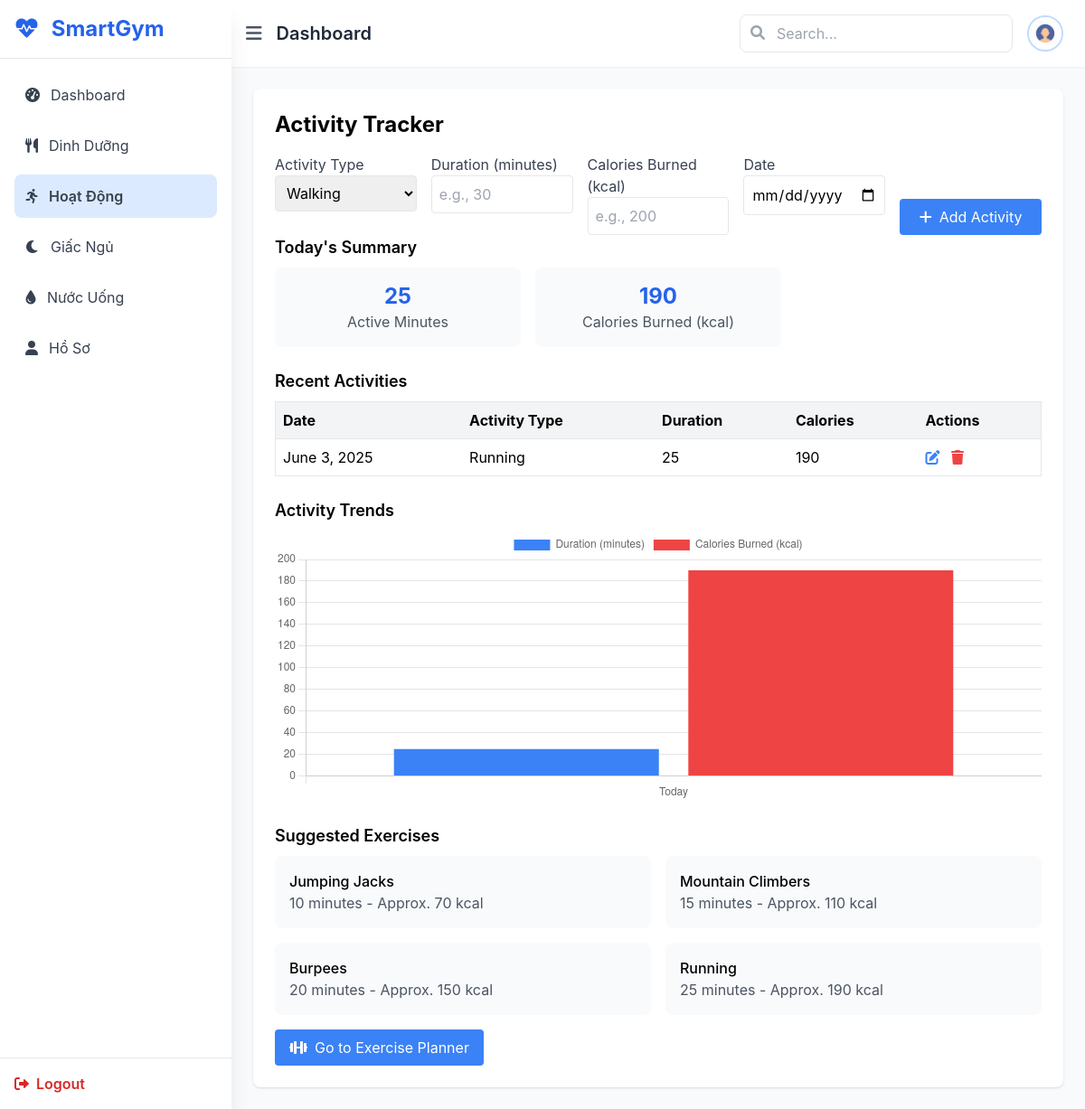
The app's page /activity/ (signed in), older data.
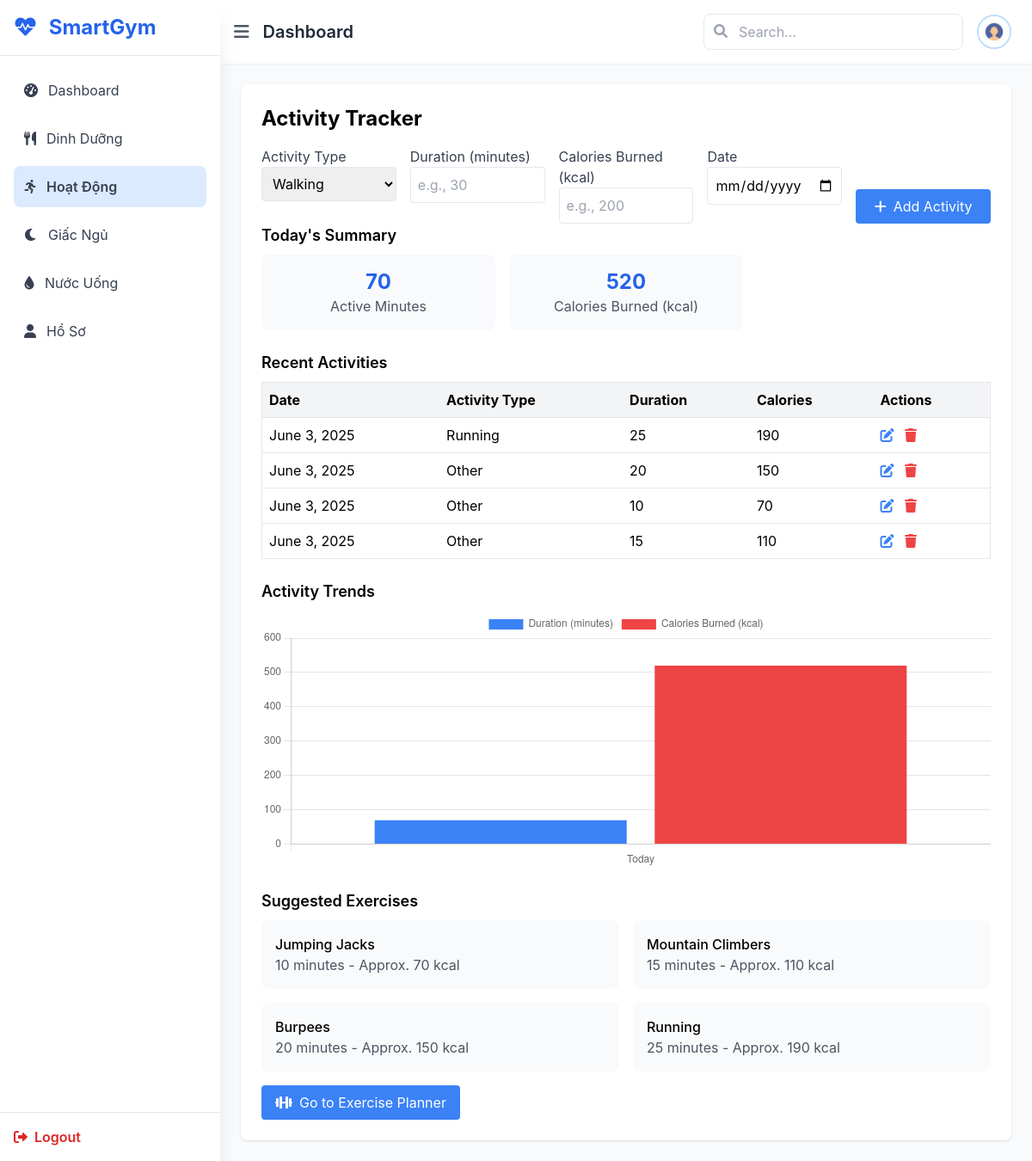
The same page, newer data.
### fitness/models.py (models this page shows, shortened)
class Activity(models.Model):
    user = models.ForeignKey(settings.AUTH_USER_MODEL, on_delete=models.CASCADE)
    activity_type = models.CharField(max_length=50)
    duration_minutes = models.PositiveIntegerField()
    calories_burned = models.PositiveIntegerField()
    date = models.DateField()

class ExerciseSuggestion(models.Model):
    GOAL_CHOICES = [
        ('fat_loss', 'Fat Loss'),
        ('muscle_gain', 'Muscle Gain'),
        ('endurance', 'Endurance'),
        ('flexibility', 'Flexibility'),
        ('fitness', 'General Fitness'),
    ]
    LEVEL_CHOICES = [
        ('beginner', 'Beginner'),
        ('intermediate', 'Intermediate'),
        ('advanced', 'Advanced'),
    ]
    goal = models.CharField(max_length=20, choices=GOAL_CHOICES)
    level = models.CharField(max_length=20, choices=LEVEL_CHOICES)
    bmi_min = models.FloatField()
    bmi_max = models.FloatField()
    name = models.CharField(max_length=100)
    duration = models.IntegerField()  # minutes
    calories_burned = models.IntegerField()

### main/views.py (the view, shortened to what this page needs)
# urls.py: path('activity/', views.activity, name='activity'),
@login_required
def activity(request):
    user = request.user
    today = date.today()
    activities_today = Activity.objects.filter(user=user, date=today)
    summary = activities_today.aggregate(
        total_minutes=Sum('duration_minutes'),
        total_calories=Sum('calories_burned')
    )
    suggested_exercises = []
    try:
        plan = SavedExercisePlan.objects.get(user=user)
        suggested_exercises = ExerciseSuggestion.objects.filter(
            goal=plan.goal,
            level=plan.level,
            duration__lte=plan.duration,
            bmi_min__lte=user.bmi,
            bmi_max__gte=user.bmi
        )[:4]
    except SavedExercisePlan.DoesNotExist:
        pass
    return render(request, 'main/activity.html', {
        'activities_today': activities_today,
        'summary': summary,
        'suggested_exercises': suggested_exercises,
    })

### accounts/models.py (called while the page is built)
    @property
    def bmi(self):
        if self.height_cm and self.weight_kg:
            height_m = self.height_cm / 100
            return round(self.weight_kg / (height_m ** 2), 1)
        return None

### main/templates/main/activity.html (shortened to what this page needs)
{% extends 'main/base.html' %}
{% block content %}
<div class="bg-white p-6 rounded-lg shadow">
    <h2 class="text-2xl font-bold mb-4">Activity Tracker</h2>
    <form method="POST" class="grid grid-cols-1 md:grid-cols-5 gap-4">
        <div>
            <label class="block text-gray-700">Activity Type</label>
            <select name="activity_type" class="w-full p-2 border rounded">
                <option>Walking</option>
            </select>
        </div>
        <div>
            <label class="block text-gray-700">Duration (minutes)</label>
            <input type="number" name="duration" class="w-full p-2 border rounded" placeholder="e.g., 30" required>
        </div>
        <div>
            <label class="block text-gray-700">Calories Burned (kcal)</label>
            <input type="number" name="calories" class="w-full p-2 border rounded" placeholder="e.g., 200" required>
        </div>
        <div>
            <label class="block text-gray-700">Date</label>
            <input type="date" name="date" class="w-full p-2 border rounded" required>
        </div>
        <div class="flex items-end">
            <button type="submit" class="w-full bg-blue-500 text-white px-4 py-2 rounded hover:bg-blue-600">
                <i class="fas fa-plus mr-2"></i>Add Activity
            </button>
        </div>
    </form>
    <div class="mb-6">
        <h3 class="text-lg font-semibold mb-2">Today's Summary</h3>
        <div class="grid grid-cols-1 md:grid-cols-3 gap-4">
            <div class="bg-gray-50 p-4 rounded-lg text-center">
                <p class="text-2xl font-bold text-blue-600">{{ summary.total_minutes|default:0 }}</p>
                <p class="text-gray-600">Active Minutes</p>
            </div>
            <div class="bg-gray-50 p-4 rounded-lg text-center">
                <p class="text-2xl font-bold text-blue-600">{{ summary.total_calories|default:0 }}</p>
                <p class="text-gray-600">Calories Burned (kcal)</p>
            </div>
        </div>
    </div>
<div class="mb-6">
    <h3 class="text-lg font-semibold mb-2">Recent Activities</h3>
    <div class="overflow-x-auto">
        <table class="w-full text-left border border-gray-200">
            <thead class="bg-gray-100">
                <tr>
                    <th class="p-2 border-b">Date</th>
                    <th class="p-2 border-b">Activity Type</th>
                    <th class="p-2 border-b">Duration</th>
                    <th class="p-2 border-b">Calories</th>
                    <th class="p-2 border-b">Actions</th>
                </tr>
            </thead>
            <tbody>
                {% for entry in activities_today %}
                <tr class="border-b hover:bg-gray-50">
                    <td class="p-2">{{ entry.date }}</td>
                    <td class="p-2">{{ entry.activity_type }}</td>
                    <td class="p-2">{{ entry.duration_minutes }}</td>
                    <td class="p-2">{{ entry.calories_burned }}</td>
                    <td class="p-2">
                        <a href="{% url 'edit_activity' entry.id %}" class="text-blue-500 hover:text-blue-700 mr-2">
                            <i class="fas fa-edit"></i>
                        </a>
                        <a href="{% url 'delete_activity' entry.id %}" class="text-red-500 hover:text-red-700">
                            <i class="fas fa-trash"></i>
                        </a>
                    </td>
                </tr>
                {% empty %}
                <tr>
                    <td colspan="5" class="p-2 text-gray-500 text-center">No activities logged today.</td>
                </tr>
                {% endfor %}
            </tbody>
        </table>
    </div>
</div>
    <div class="mb-6">
        <h3 class="text-lg font-semibold mb-2">Activity Trends</h3>
        <div class="chart-container">
            <canvas id="activityChart"></canvas>
        </div>
    </div>
<div>
    <h3 class="text-lg font-semibold mb-2">Suggested Exercises</h3>
    <div class="grid grid-cols-1 md:grid-cols-2 gap-4">
        {% for ex in suggested_exercises %}
        <div class="bg-gray-50 p-4 rounded-lg">
            <h4 class="font-medium">{{ ex.name }}</h4>
            <p class="text-gray-600">{{ ex.duration }} minutes - Approx. {{ ex.calories_burned }} kcal</p>
        </div>
        {% empty %}
        <p class="text-gray-600 col-span-full">No saved exercise plan yet. Please <a href="{% url 'generate_exercises' %}" class="text-blue-600 underline">generate one</a>.</p>
        {% endfor %}
    </div>
     <div class="mt-4">
        <a href="{% url 'generate_exercises' %}">
            <button class="bg-blue-500 text-white px-4 py-2 rounded hover:bg-blue-600">
                <i class="fas fa-dumbbell mr-2"></i>Go to Exercise Planner
            </button>
        </a>
    </div>
</div>
</div>
<script>
    function updateChart() {
        fetch("{% url 'activity-data' %}") // Gọi API Django
            .then(response => response.json())
            .then(data => {
                if (typeof data.total_minutes !== "undefined" && typeof data.total_calories !== "undefined") {
                    activityChart.data.datasets[0].data = [data.total_minutes];  // Cập nhật thời gian tập
                    activityChart.data.datasets[1].data = [data.total_calories];  // Cập nhật calories đốt
                    activityChart.update(); // Cập nhật biểu đồ ngay lập tức
                } else {
                    console.error("Dữ liệu từ API bị lỗi:", data);
                }
            })
            .catch(error => console.error("Lỗi khi lấy dữ liệu từ API:", error)); // Bắt lỗi nếu API gặp sự cố
    }
    document.addEventListener("DOMContentLoaded", function () {
        updateChart(); // Cập nhật biểu đồ khi tải trang
    });
    const activityCtx = document.getElementById("activityChart").getContext("2d");
    const activityChart = new Chart(activityCtx, {
        type: "bar",
        data: {
            labels: ["Today"],
            datasets: [
                {
                    label: "Duration (minutes)",
                    data: [Number("{{ summary.total_minutes|default:0 }}")],
                    backgroundColor: "rgb(59, 130, 246)"
                },
                {
                    label: "Calories Burned (kcal)",
                    data: [Number("{{ summary.total_calories|default:0 }}")],
                    backgroundColor: "rgb(239, 68, 68)"
                }
            ]
        },
        options: {
            responsive: true,
            maintainAspectRatio: false
        }
    });
    document.querySelector("form").addEventListener("submit", function(event) {
        setTimeout(updateChart, 500); // Cập nhật ngay sau khi nhập bài tập mới
    });
</script>
{% endblock %}

### main/templates/main/base.html (shortened to what this page needs)
{% load static %}
<!DOCTYPE html>
<html lang="en">
<head>
    <script src="https://cdn.tailwindcss.com"></script>
    <link href="https://cdnjs.cloudflare.com/ajax/libs/font-awesome/6.0.0/css/all.min.css" rel="stylesheet" />
    <link rel="stylesheet" href="{% static 'css/styles.css' %}">
</head>
<body class="bg-gray-50">
    <div class="flex min-h-screen">
        <div class="sidebar fixed inset-y-0 left-0 w-64 bg-white shadow-xl flex flex-col z-20">
            <div class="p-4 border-b border-gray-200">
                <h1 class="text-2xl font-bold text-blue-600 flex items-center">
                    <a href="/"><i class="fas fa-heartbeat mr-2"></i> SmartGym</a>
                </h1>
            </div>
            <nav class="flex-1 p-4">
                <ul class="space-y-2">
                    <li>
                        <a href="/" class="flex items-center p-3 text-gray-700 hover:bg-blue-50 hover:text-blue-600 rounded-lg transition-colors">
                            <i class="fas fa-tachometer-alt mr-3"></i> Dashboard
                        </a>
                    </li>
                    <li>
                        <a href="/nutrition/"
                            class="flex items-center p-3 text-gray-700 hover:bg-blue-50 hover:text-blue-600 rounded-lg transition-colors">
                            <i class="fas fa-utensils mr-3"></i> Dinh Dưỡng
                        </a>
                    </li>
                    <li>
                        <a href="/activity/"
                            class="flex items-center p-3 text-gray-700 hover:bg-blue-50 hover:text-blue-600 rounded-lg transition-colors">
                            <i class="fas fa-running mr-3"></i> Hoạt Động
                        </a>
                    </li>
                    <li>
                        <a href="/sleep/"
                            class="flex items-center p-3 text-gray-700 hover:bg-blue-50 hover:text-blue-600 rounded-lg transition-colors">
                            <i class="fa-solid fa-moon mr-3"></i> Giấc Ngủ
                        </a>
                    </li>
                    <li>
                        <a href="/water_intake/"
                            class="flex items-center p-3 text-gray-700 hover:bg-blue-50 hover:text-blue-600 rounded-lg transition-colors">
                            <i class="fa-solid fa-droplet mr-3"></i> Nước Uống
                        </a>
                    </li>
                    <li>
                        <a href="/profile/"
                            class="flex items-center p-3 text-gray-700 hover:bg-blue-50 hover:text-blue-600 rounded-lg transition-colors">
                            <i class="fas fa-user mr-3"></i> Hồ Sơ
                        </a>
                    </li>
                </ul>
            </nav>
            <div class="p-4 border-t border-gray-200">
                <form method="POST" action="{% url 'logout' %}">
                    <button type="submit" class="w-full text-left text-red-600 hover:underline font-semibold flex items-center">
                        <i class="fas fa-sign-out-alt mr-2"></i> Logout
                    </button>
                </form>
            </div>
        </div>
        <div class="main-content flex-1 ml-64">
            <header class="bg-white shadow-sm p-4 flex justify-between items-center sticky top-0 z-10">
                <div class="flex items-center">
                    <button id="toggleSidebar" class="mr-4 text-gray-600 hover:text-blue-600">
                        <i class="fas fa-bars text-xl"></i>
                    </button>
                    <h2 class="text-xl font-semibold text-gray-800">Dashboard</h2>
                </div>
                <div class="flex items-center space-x-4">
                    <div class="relative">
                        <input type="text" placeholder="Search..."
                            class="border rounded-lg px-3 py-2 pl-10 focus:outline-none focus:ring-2 focus:ring-blue-500" />
                        <i class="fas fa-search absolute left-3 top-3 text-gray-400"></i>
                    </div>
                    <div class="flex items-center">
                        <img src="{% static 'images/user.jpg' %}" alt="User"
                            class="w-10 h-10 rounded-full border-2 border-blue-200" />
                    </div>
                </div>
            </header>
            <main class="flex-1 p-6 overflow-y-auto">
                {% block content %}{% endblock %}
            </main>
        </div>
    </div>
</body>
</html>

### main/static/css/styles.css (style rules this page uses)
body { font-family: "Inter", sans-serif; }
.sidebar { transition: transform 0.3s ease; transform: translateX(0); }
.main-content { transition: margin-left 0.3s ease; }
.chart-container { position: relative; height: 300px; }

Row changes from the older to the newer data that the page shows:
added Activity: date "June 3, 2025", activity_type "Other", duration_minutes "20", calories_burned "150"
added Activity: date "June 3, 2025", activity_type "Other", duration_minutes "10", calories_burned "70"
added Activity: date "June 3, 2025", activity_type "Other", duration_minutes "15", calories_burned "110"
Text that changed along with them:
{{ summary.total_minutes|default:0 }}: "25" → "70"
{{ summary.total_calories|default:0 }}: "190" → "520"
chart data {{ summary.total_minutes|default:0 }}: 25 → 70
chart data {{ summary.total_calories|default:0 }}: 190 → 520
